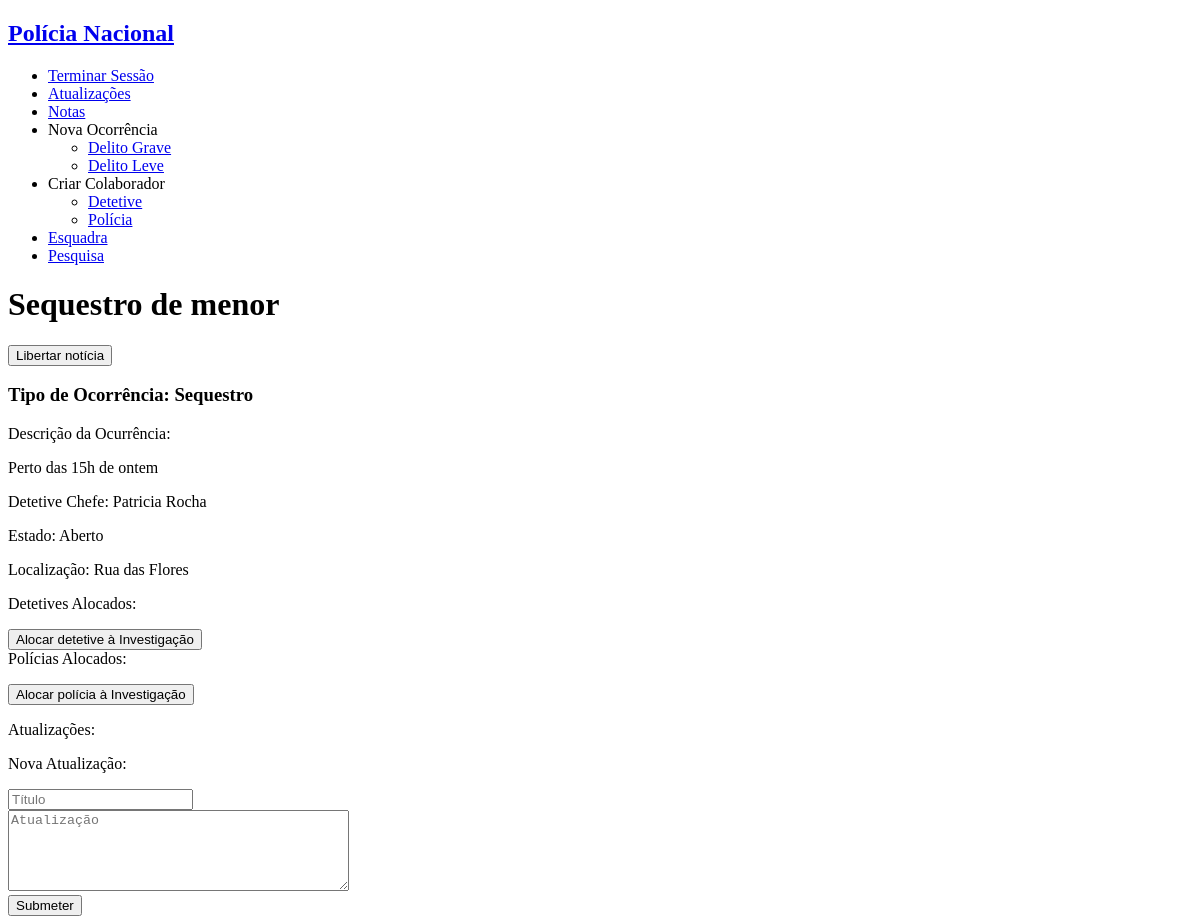
/single_occurrence.php?id=5 (signed in), run on an earlier commit of the app's database.
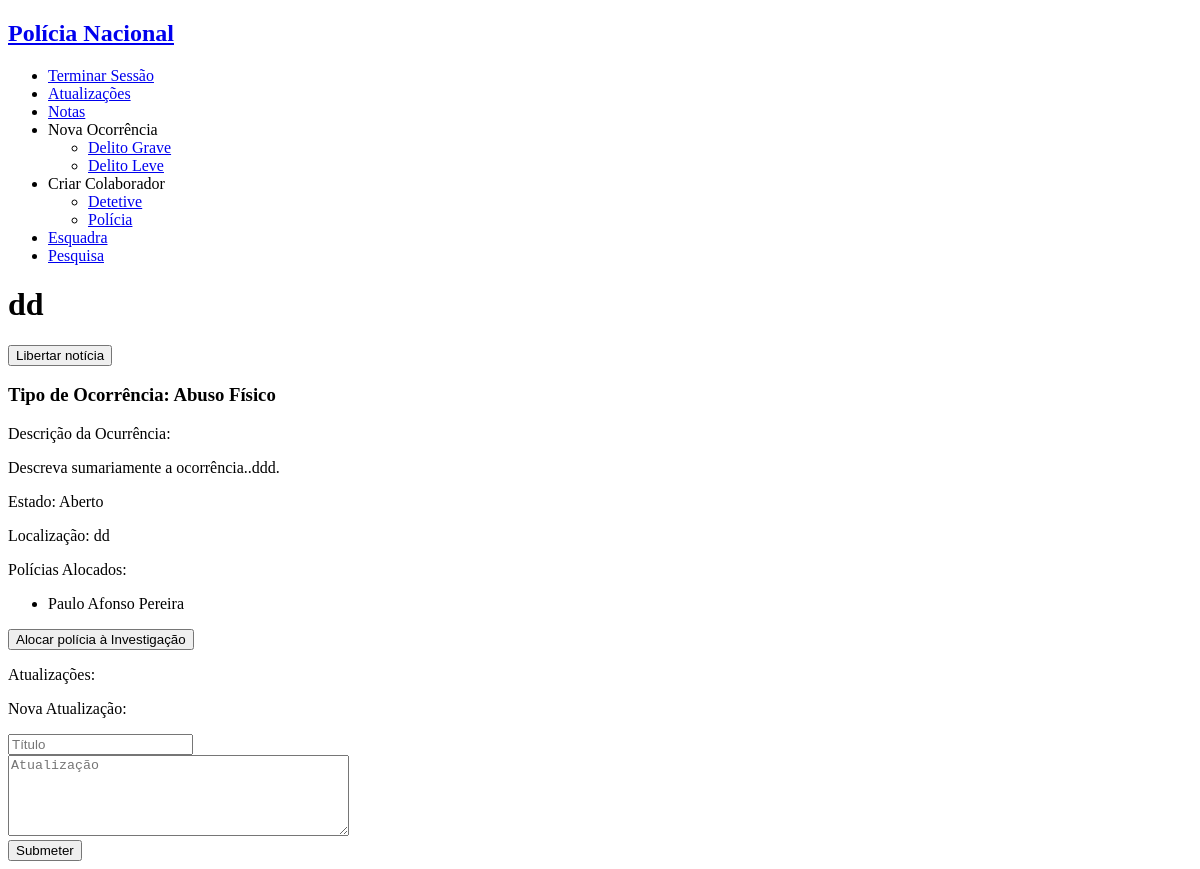
And on a later commit of the database.
### tables this page shows
CREATE TABLE occurrences (
    id INTEGER PRIMARY KEY,
    type integer REFERENCES occ_type NOT NULL,
    title VARCHAR NOT NULL,
    chief_detective VARCHAR REFERENCES personnel,
    state VARCHAR REFERENCES states NOT NULL ,
    oppening_date date NOT NULL,
    location VARCHAR NOT NULL,
    description VARCHAR NOT NULL,
    station VARCHAR REFERENCES stations NOT NULL
);

CREATE TABLE occ_type (
    id INTEGER PRIMARY KEY,
    name VARCHAR NOT NULL,
    relevance INTEGER NOT NULL
);

CREATE TABLE personnel (
    username VARCHAR PRIMARY KEY,
    password VARCHAR NOT NULL,
    email VARCHAR(320) NOT NULL, -- 64 characters for local part + @ + 255 for domain name
    fullname VARCHAR(128) NOT NULL,
    gender VARCHAR NOT NULL,
    birthdate date NOT NULL,
    naturality VARCHAR NOT NULL,
    start_service date NOT NULL,
    school VARCHAR REFERENCES schools NOT NULL,
    position VARCHAR REFERENCES positions NOT NULL,
    station INTEGER REFERENCES stations
);

### database/connection.php (called while the page is built, shortened)
<?php $db = new PDO('sqlite:database/database.db');
function getUserByUsername($username) {
  global $db;
  $query = $db->prepare('SELECT * FROM personnel WHERE username = ?');
  $query->execute(array($username));
  return $query->fetch();
}
function getOcc_TypeById($occurrence) {
  global $db;
  $query = $db->prepare('SELECT * FROM occ_type WHERE id=? ');
  $query->execute(array($occurrence));
  return $query->fetch();
}
function GetOccurrencePersonnel($id){
  global $db;
  $query = $db->prepare('SELECT personnel.* FROM personnel JOIN works ON username = username_personnel WHERE id_occurrence=? ');
  $query->execute(array($id));
  return $query->fetchAll();
}
function getOccurrenceById($id) {
  global $db;
  $query = $db->prepare('SELECT * FROM occurrences WHERE id = ?');
  $query->execute(array($id));
  return $query->fetch();
}

### single_occurrence.php (the view, shortened to what this page needs)
<?php
include_once('database/connection.php');
$id = $_GET['id'];
$occurrence = getOccurrenceById($id);
$occurrence_type=getOcc_TypeById($occurrence['type']);
?>
<!DOCTYPE html>
<html>
<?php include_once('common/header_aside.php'); ?>
<body>
<div id="occurence">
    <div id='id'> <h1> <?php echo $occurrence['title'] ?></h1></div>
    <button type="button" onclick="location.href='news_release.php?id=<?=$id?>'"> Libertar notícia </button>
    <div id='title'> <h3> Tipo de Ocorrência: <?php echo $occurrence_type['name'] ?></h3></div>
    <div id='description'> Descrição da Ocurrência: <p> <?php echo $occurrence['description'] ?></p></div>
    <?php if (isset($occurrence['chief_detective'])){
       $chief=getUserByUsername($occurrence['chief_detective'])?>
       <div id='chief'> <p> Detetive Chefe: <?php echo $chief['fullname'] ?></p></div>
    <?php } ?>
    <div id='state'> <p> Estado: <?php echo $occurrence['state'] ?></p>
    </div>
    <div id='location'> <p> Localização: <?php echo $occurrence['location'] ?></p></div>
    <?php $personnels=GetOccurrencePersonnel($occurrence['id'])?>
    <?php if ($occurrence_type['relevance']==2){?>
        <div id='detectives'> Detetives Alocados:
        <?php $position="Detetive"?>
        <?php if  ($occurrence['state'] =="Aberto"){
            if ($user['position']!="Polícia"){?>
                <button type="button" onclick="location.href='add_personnel.php?occurrence_id=<?=$occurrence['id']?>&type=<?=$position?>'"> Alocar detetive à Investigação </button>
            <?php }
        }?> </div>
    <?}?>
    <div id='polices'> Polícias Alocados:
        <?php $position="Polícia"?>
        <ul>
        <?php foreach ($personnels as $personnel){
            if ($personnel['position']=="Polícia"){
                 echo "<li> " . $personnel['fullname'] . "</li>";
            }
        }?>
        </ul>
        <?php if  ($occurrence['state'] =="Aberto"){
            if ($user['position']!="Polícia" || $occurrence_type['relevance']==1){?>
                <button type="button" onclick="location.href='add_personnel.php?occurrence_id=<?=$occurrence['id']?>&type=<?=$position?>'"> Alocar polícia à Investigação </button>
            <?php }
        }?>
    </div>
    <div id="updates">
        <p> Atualizações: </p>
    </div>
    <div id = "add_update">
        <p> Nova Atualização: </p>
        <form action="action_update.php?id_occurrence=<?=$id?>" method="post">
            <div><input type="text" placeholder="Título" name="title"></div>
            <textarea name="text" cols="40" rows="5" placeholder="Atualização"></textarea>
            <div><input type="submit" value="Submeter"></div>
        </form>
    </div>
</body>
</html>

What changed in the data, as far as the page shows it:
no longer on this page (row unchanged): occ_type: name "Sequestro"
no longer on this page (row unchanged): personnel: fullname "Patricia Rocha"
changed occurrences "Aberto": title "Sequestro de menor" → "dd"; description "Perto das 15h de ontem" → "Descreva sumariamente a ocorrência..ddd."; location "Rua das Flores" → "dd"; chief_detective "patricia" → empty (drawn)
now on this page (row unchanged): occ_type: name "Abuso Físico"
now on this page (row unchanged): personnel: fullname "Paulo Afonso Pereira"
Also different on the page:
text no longer shown: "Detetive Chefe: Detetives Alocados: Alocar detetive à Investigação"
